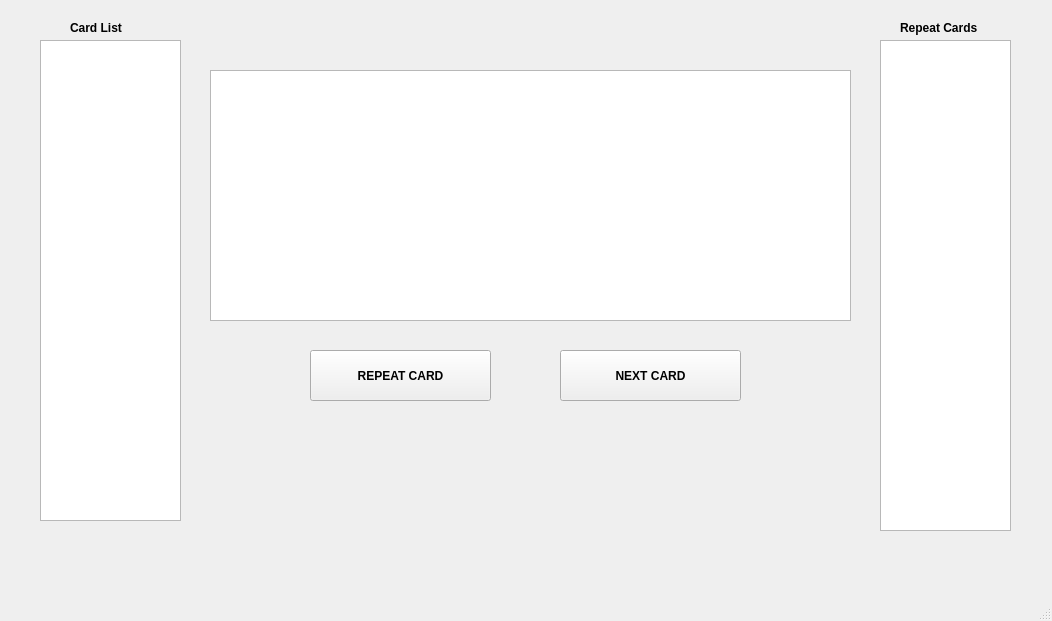
<?xml version="1.0" encoding="UTF-8"?>
<ui version="4.0">
 <class>MainWindow</class>
 <widget class="QMainWindow" name="MainWindow">
  <property name="geometry">
   <rect>
    <x>0</x>
    <y>0</y>
    <width>1052</width>
    <height>621</height>
   </rect>
  </property>
  <property name="windowTitle">
   <string>MainWindow</string>
  </property>
  <widget class="QWidget" name="centralwidget">
   <widget class="QListWidget" name="cardList">
    <property name="geometry">
     <rect>
      <x>40</x>
      <y>40</y>
      <width>141</width>
      <height>481</height>
     </rect>
    </property>
   </widget>
   <widget class="QTextEdit" name="currentCard">
    <property name="geometry">
     <rect>
      <x>210</x>
      <y>70</y>
      <width>641</width>
      <height>251</height>
     </rect>
    </property>
    <property name="font">
     <font>
      <family>Arial</family>
      <pointsize>144</pointsize>
      <weight>75</weight>
      <bold>true</bold>
     </font>
    </property>
    <property name="readOnly">
     <bool>false</bool>
    </property>
   </widget>
   <widget class="QPushButton" name="nextCard">
    <property name="geometry">
     <rect>
      <x>560</x>
      <y>350</y>
      <width>181</width>
      <height>51</height>
     </rect>
    </property>
    <property name="font">
     <font>
      <family>Arial</family>
      <weight>75</weight>
      <bold>true</bold>
     </font>
    </property>
    <property name="text">
     <string>NEXT CARD</string>
    </property>
   </widget>
   <widget class="QListWidget" name="repeatList">
    <property name="geometry">
     <rect>
      <x>880</x>
      <y>40</y>
      <width>131</width>
      <height>491</height>
     </rect>
    </property>
   </widget>
   <widget class="QPushButton" name="repeatCard">
    <property name="geometry">
     <rect>
      <x>310</x>
      <y>350</y>
      <width>181</width>
      <height>51</height>
     </rect>
    </property>
    <property name="font">
     <font>
      <family>Arial</family>
      <weight>75</weight>
      <bold>true</bold>
     </font>
    </property>
    <property name="text">
     <string>REPEAT CARD</string>
    </property>
   </widget>
   <widget class="QLabel" name="label">
    <property name="geometry">
     <rect>
      <x>900</x>
      <y>20</y>
      <width>91</width>
      <height>16</height>
     </rect>
    </property>
    <property name="font">
     <font>
      <family>Arial</family>
      <weight>75</weight>
      <bold>true</bold>
     </font>
    </property>
    <property name="text">
     <string>Repeat Cards</string>
    </property>
   </widget>
   <widget class="QLabel" name="label_2">
    <property name="geometry">
     <rect>
      <x>70</x>
      <y>20</y>
      <width>81</width>
      <height>16</height>
     </rect>
    </property>
    <property name="font">
     <font>
      <family>Arial</family>
      <weight>75</weight>
      <bold>true</bold>
     </font>
    </property>
    <property name="text">
     <string>Card List</string>
    </property>
   </widget>
  </widget>
  <widget class="QMenuBar" name="menubar">
   <property name="geometry">
    <rect>
     <x>0</x>
     <y>0</y>
     <width>1052</width>
     <height>22</height>
    </rect>
   </property>
  </widget>
  <widget class="QStatusBar" name="statusbar"/>
 </widget>
 <resources/>
 <connections/>
</ui>
